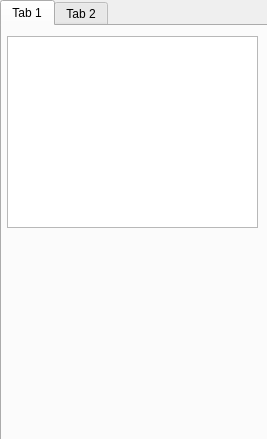
<?xml version="1.0" encoding="UTF-8"?>
<ui version="4.0">
 <class>MainWindow</class>
 <widget class="QMainWindow" name="MainWindow">
  <property name="geometry">
   <rect>
    <x>0</x>
    <y>0</y>
    <width>267</width>
    <height>439</height>
   </rect>
  </property>
  <property name="windowTitle">
   <string>MainWindow</string>
  </property>
  <widget class="QWidget" name="centralWidget">
   <widget class="QTabWidget" name="tabWidget">
    <property name="geometry">
     <rect>
      <x>0</x>
      <y>0</y>
      <width>271</width>
      <height>441</height>
     </rect>
    </property>
    <property name="currentIndex">
     <number>0</number>
    </property>
    <widget class="QWidget" name="tab">
     <attribute name="title">
      <string>Tab 1</string>
     </attribute>
     <widget class="QListView" name="listView">
      <property name="geometry">
       <rect>
        <x>5</x>
        <y>10</y>
        <width>251</width>
        <height>192</height>
       </rect>
      </property>
     </widget>
    </widget>
    <widget class="QWidget" name="tab_2">
     <attribute name="title">
      <string>Tab 2</string>
     </attribute>
    </widget>
   </widget>
  </widget>
 </widget>
 <layoutdefault spacing="6" margin="11"/>
 <resources/>
 <connections/>
</ui>
